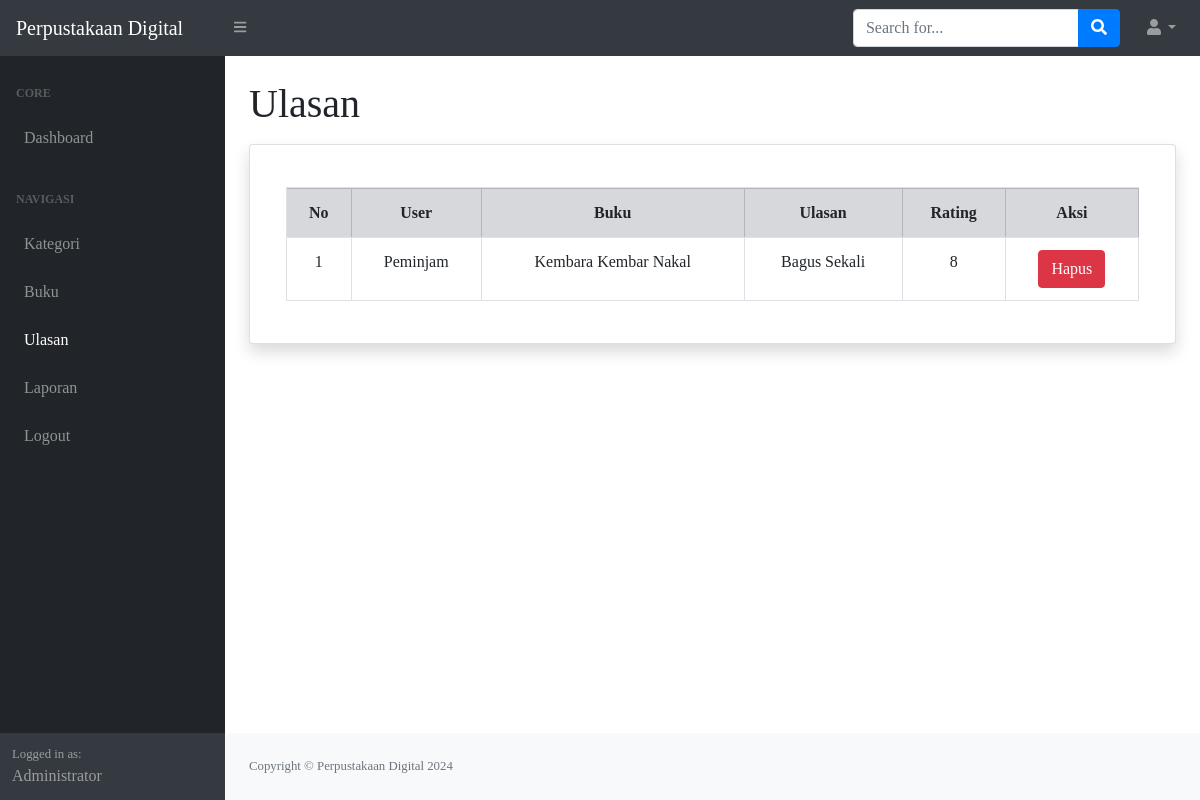
Page /index.php?page=ulasan (signed in) on the committed database.
### tables this page shows
CREATE TABLE `ulasan` (
  `id_ulasan` int(11) NOT NULL,
  `id_user` int(11) DEFAULT NULL,
  `id_buku` int(11) DEFAULT NULL,
  `ulasan` text DEFAULT NULL,
  `rating` int(11) DEFAULT NULL
);

CREATE TABLE `user` (
  `id_user` int(11) NOT NULL,
  `nama` varchar(255) DEFAULT NULL,
  `username` varchar(255) DEFAULT NULL,
  `password` varchar(255) DEFAULT NULL,
  `email` varchar(255) DEFAULT NULL,
  `alamat` text DEFAULT NULL,
  `no_telepon` varchar(255) DEFAULT NULL,
  `level` enum('admin','petugas','peminjam') DEFAULT NULL
);

CREATE TABLE `buku` (
  `id_buku` int(11) NOT NULL,
  `id_kategori` int(11) DEFAULT NULL,
  `judul` varchar(255) DEFAULT NULL,
  `penulis` varchar(255) DEFAULT NULL,
  `penerbit` varchar(255) DEFAULT NULL,
  `tahun_terbit` varchar(255) DEFAULT NULL,
  `stok` int(11) DEFAULT NULL
);

### ulasan.php (the view, shortened to what this page needs)
<h1 class="mt-4 mb-3">Ulasan</h1>
<div class="card shadow p-3 mb-5 bg-body rounded">
    <div class="card-body">
        <div class="row">
            <div class="col-md-12">
                <table class="table table-bordered" id="dataTable" width="100%" cellspacing="0">
                    <tr class="text-center table-secondary">
                        <th>No</th>
                        <th>User</th>
                        <th>Buku</th>
                        <th>Ulasan</th>
                        <th>Rating</th>
                        <th>Aksi</th>
                    </tr>
                    <?php
                    $i = 1;
                    $query = mysqli_query($koneksi, "SELECT*FROM ulasan LEFT JOIN user ON user.id_user = ulasan.id_user LEFT JOIN buku ON buku.id_buku = ulasan.id_buku");
                    while ($data = mysqli_fetch_array($query)) {
                    ?>
                        <tr class="text-center">
                            <td><?php echo $i++; ?></td>
                            <td><?php echo $data['nama']; ?></td>
                            <td><?php echo $data['judul']; ?></td>
                            <td><?php echo $data['ulasan']; ?></td>
                            <td><?php echo $data['rating']; ?></td>
                            <td>
                                <a onclick="return confirm('Apakah anda ingin menghapus data ini?');" href="?page=ulasan_hapus&&id=<?php echo $data['id_ulasan']; ?>" class="btn btn-danger">Hapus</a>
                            </td>
                        </tr>
                    <?php
                    }
                    ?>
                </table>
            </div>
        </div>
    </div>
</div>

### rows in the picture
ulasan: id_user.nama "Peminjam", id_buku.judul "Kembara Kembar Nakal", ulasan "Bagus Sekali", rating "8"

### other values in the picture
$_SESSION['user']['nama'] "Administrator"
